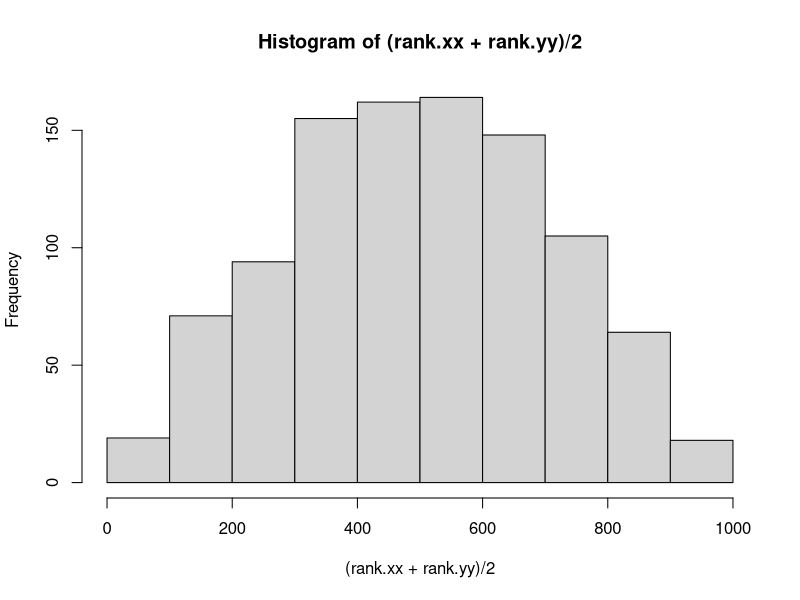

This figure's R source:

# What does a null rank distribution look like?
N <- 1000

xx <- runif(N)
yy <- runif(N)

rank.xx <- rank(xx)
rank.yy <- rank(yy)

hist((rank.xx + rank.yy) / 2)

#END
